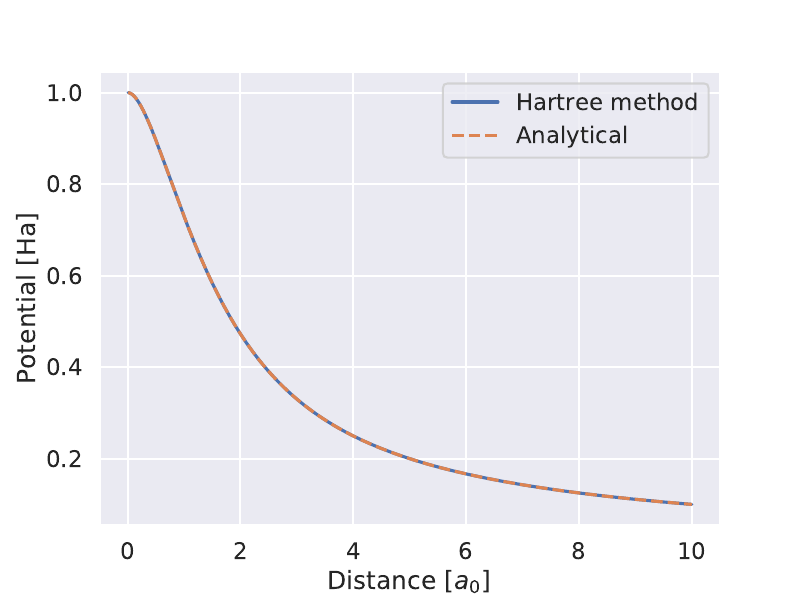

This figure's Python source:
# %% Defines functions needed for the rest of the program
import matplotlib.pylab as plt
import numpy as np
import seaborn as sns
import scipy
sns.set('talk')

#Get Hartree potential from electron density
def getVH(ns,N,Rmax):
    h = Rmax/N
    A = np.diag(-2*np.ones(N),0)+np.diag(np.ones(N-1),1)+np.diag(np.ones(N-1),-1)
    r=np.linspace(h,Rmax,N)
    tmp = -4*np.pi*h**2*r*ns
    tmp[-1] -= 1
    U = np.linalg.solve(A,tmp)
    return U/r

#Get wave function from hartree potential
def getpsi(V,N,Rmax,Z):
    h = Rmax/N
    r = np.linspace(h,Rmax,N)
    c = 1/h**2-Z/r+V
    A = np.diag(c,0)+np.diag(-np.ones(N-1)/(2*h**2),1)+np.diag(-np.ones(N-1)/(2*h**2),-1)
    
    (E, w) = np.linalg.eig(A)
    eps = np.min(E).real
    f = w[:,np.argmin(E)]
    f = f/np.sqrt(np.trapz(f**2,r))*np.sign(f[0])
    psi = 1/np.sqrt(4*np.pi)*f/r
    return (psi,eps)

# Calculate energy
def getE(eps,VH,Vxc,epsxc,ns,Z):
    return Z*eps-Z*4*np.pi*np.trapz((VH*ns/2+Vxc*ns-epsxc*ns)*r**2,r)

def solve(ns,MaxIters,N,Rmax,Z):
    #Solve the self consistency problem
    for i in range(MaxIters):
        VH = getVH(ns,N,Rmax)
        (psi,eps) = getpsi(VH,N,Rmax,Z)
        ns = np.abs(psi)**2
        E[i] = getE(eps,VH,0,0,ns,Z)
        if np.abs(E[i]-E[i-1])<1e-5/27.21:
            break
    return ns, E

#%% Task 1. Solves the Ansats Hartree-Fock problem.
# Given alpha values
a = [0.297104, 1.236745, 5.749982, 38.216677]

# Init of matrices from Thijssen 4.3.2
# h matrix
h = np.zeros((4, 4))
for p in range(4):
    for q in range(4):
        h[p, q] = 4*np.pi/(a[p]+a[q])*(3/4*a[q] *
                                       (1-a[q]/(a[p]+a[q]))*np.sqrt(np.pi/(a[p]+a[q]))-1)

# Q matrix (given by eq 4.17 in Thijssen)
Q = np.zeros((4, 4, 4, 4))
for p in range(4):
    for q in range(4):
        for r in range(4):
            for s in range(4):
                Q[p, r, q, s] = 2*np.pi**(5/2)/((a[p]+a[q])
                                                * (a[r]+a[s])*np.sqrt(a[p]+a[q]+a[r]+a[s]))

# S matrix
S = np.zeros((4, 4))
for p in range(4):
    for q in range(4):
        S[p, q] = (np.pi/(a[p]+a[q]))**(3/2)

# Inital values
C = [1, 1, 1, 1]

#Normalizing C according to eq. 4.19 in Thijssen
def normalize(C):
    return C/np.sqrt(np.matmul(C, np.matmul(S, C)))


F = np.zeros((4, 4))

#Evaluating eq. 4.21 in Thijssen
def getEg(C, h, Q):
    def con(Q, C):
        return np.tensordot(Q, C, axes=([0], [0]))
    return 2*np.matmul(C, np.matmul(h, C))+con(con(con(con(Q, C), C), C), C)


MaxIters = 15
E = np.zeros(MaxIters)

for i in range(MaxIters):
    C = normalize(C)
    E[i] = getEg(C, h, Q)
    print(E[i])

    if np.abs(E[i]-E[i-1]) < 1e-5/27.21:
        break
    # Set F(C)
    for p in range(4):
        for q in range(4):
            F[p, q] = h[p, q]+np.matmul(C, np.matmul(Q[p, :, q, :], C))

    # Solve eigenvalue problem
    (eps, w) = scipy.linalg.eig(F, S)

    if any(eps.imag != 0):
        raise Exception('complex eig')

    # Get best C
    C = w[:, np.argmin(eps.real)]

C = normalize(C)
print("Eg = ", getEg(C, h, Q))
print("C= ", C)

# Print the radial PDF
Rmax = 7
h = 0.006
N = int(np.round(Rmax/h))
r = np.linspace(h, Rmax, N)

plt.figure(figsize=(8, 6))
plt.xlabel(r"Distance [$a_0$]", fontsize=18)
plt.ylabel("Radial PDF", fontsize=18)
plt.plot(r, 4*np.pi*r**2 *
         np.sum([C[i]*np.exp(-a[i]*r**2) for i in range(4)], axis=0)**2)
plt.savefig('task1.pdf')

task1density = 4*np.pi*r**2 * np.sum([C[i]*np.exp(-a[i]*r**2) for i in range(4)], axis=0)**2
task1r = r
#%% task 2. Solves Poisson's equation to get the Hartree potential

Rmax = 10 # atomic
Z=1
N=1000                      #Number of grid points
h = Rmax/N                  #Stepsize
r = np.linspace(h,Rmax,N)   
ns=1/np.pi*Z**3*np.exp(-2*Z*r)  #Hydrogen density
VH=getVH(ns,N,Rmax)             #Get Hydrogen Hartree potential
VHanalytic = 1/r-(1+1/r)*np.exp(-2*r)

#Plot
plt.figure(figsize=(8, 6))
plt.plot(r,VH, label = r'Hartree method')
plt.plot(r,VHanalytic, '--' ,label = r'Analytical')
plt.legend()

plt.xlabel(r"Distance [$a_0$]", fontsize=18)
plt.ylabel("Potential [Ha]", fontsize=18)
plt.savefig('task2.pdf')
#%% task 3. Solves the Kohn-Sham equation to get the energy of the hydrogen atom.

Rmax = 6 # atomic
Z=1
N=1000                  #Number of grid points
h = Rmax/N              #Stepsize
r = np.linspace(h,Rmax,N)

(psi,eps) = getpsi(0,N,Rmax,Z)      #Get hydrogen wave function
print("eps = ", eps)
ns= np.abs(psi)**2
print("E = ",getE(eps,0,0,0,ns,Z))  #Get hydrogen ground state energy

#Plot
plt.figure(figsize=(8, 6))
plt.xlabel(r"Distance [$a_0$]", fontsize=18)
plt.ylabel(r"Radial PDF [$a_0^{-1}$]", fontsize=18)
plt.plot(r,4*np.pi*r**2*ns)
plt.savefig('task3.pdf')

task3density = 4*np.pi*r**2*ns
task3r = r
#%% Task 4. Calculates dependence on Rmax of the iterative Hartee-Fock method.
Z= 2
N=800               #Number of grid points
Rmax = 6            # atomic
h = 0.006          #Stepsize
r = np.linspace(h,Rmax,N)
ns=1/np.pi*Z**3*np.exp(-2*Z*r)      #Guess initial density

MaxIters = 15           #Max number of iterations
E = np.zeros(MaxIters)  

conIters = 10
Rmaxlist = np.linspace(4,10,conIters)
Econv = np.zeros(conIters)

#Iterates over Rmax
for i in range(conIters):
    N = int(np.round(Rmaxlist[i]/h))
    r = np.linspace(h,Rmaxlist[i],N)
    ns=1/np.pi*Z**3*np.exp(-2*Z*r)      #Guess initial density
    E = solve(ns,MaxIters,N,Rmaxlist[i],Z)[1] # Solves the self consistency problem
    Econv[i] = E[E!=0][-1]
    print("E = ", Econv[i], "at rmax", Rmaxlist[i]," and i ",i)
    
#%% Plots E for Rmax values
plt.figure(figsize=(6.15, 4.6))
plt.plot(Rmaxlist,Econv)
plt.xlabel(r"$R_{max}$ [$a_0$]", fontsize=18)
plt.ylabel(r"Energy [Ha]", fontsize=18)
plt.tight_layout()
plt.savefig('task4_rmax.pdf')

#%% Task 4. Plots dependence on stepsize h of the iterative Hartee-Fock method.
Rmax = 7            # atomic
h = 0.006          #Stepsize
MaxIters = 15           #Max number of iterations
E = np.zeros(MaxIters)  

conIters = 10
hlist = np.logspace(np.log10(0.04),np.log10(0.0025),conIters)
Econvh = np.zeros(conIters)

#Iterates over h
for i in range(conIters):
    N = int(np.round(Rmax/hlist[i]))
    r = np.linspace(hlist[i],Rmax,N)
    ns=1/np.pi*Z**3*np.exp(-2*Z*r)      #Guess initial density
    E = solve(ns,MaxIters,N,Rmax,Z)[1] # Solves the self consistency problem
    Econvh[i] = E[E!=0][-1]
    print("E = ", Econvh[i], "at h", hlist[i]," and i ",i)
    
#%% Plots E for h values
plt.figure(figsize=(6.15, 4.6))
plt.plot(hlist[1:],Econvh[1:])
plt.xlabel(r"h [$a_0$]", fontsize=18)
plt.ylabel("Energy [Ha]", fontsize=18)
plt.xlim(0.025,0)
plt.tight_layout()
plt.savefig('task4_h.pdf')
#%% Plot the final electron density for Task 4
Rmax = 7
h = 0.006
N = int(np.round(Rmax/h))
r = np.linspace(h,Rmax,N)
ns=1/np.pi*Z**3*np.exp(-2*Z*r)
MaxIters = 15           #Max number of iterations
E = np.zeros(MaxIters)  
ns, E = solve(ns,MaxIters,N,Rmax,Z)
print("E = ", E[E!=0][-1])
#Plot ns
plt.figure(figsize=(8, 6))
plt.xlabel(r"Distance [$a_0$]", fontsize=18)
plt.ylabel("Radial PDF", fontsize=18)
plt.plot(r,4*np.pi*r**2*ns)
# plt.savefig('task4.pdf')
task4density = 4*np.pi*r**2*ns
task4r = r

#%% Plot the electron densities together for tasks 1,4,5 and 6.
plt.figure(figsize=(8, 6))
plt.xlabel(r"Distance [$a_0$]", fontsize=18)
plt.ylabel(r"Radial PDF [$a_0^{-1}$]", fontsize=18)
plt.plot(task1r,task1density, label ="Ansatz Hartree-Fock")
plt.plot(task4r,task4density,'--', label ="FD Hartree-Fock")
plt.plot(task5r,task5density,'-.', label ="With exchange")
plt.plot(task6r,task6density,':', label ="With exchange-correlation")
plt.xlim([0,3])
plt.legend()
plt.savefig('wavefuncs.pdf')
#%% Task 5 Hartree-Fock with exchange correction.
Z= 2
Rmax = 7        # atomic
h = 0.006      #Stepsize
N=int(np.round(Rmax/h))      #Number of grid points
r = np.linspace(h,Rmax,N)
ns=1/np.pi*Z**3*np.exp(-2*Z*r)      #Guess initial density

#Exchange potential
def getepsx(n,Z):
    return -3/4*(3*Z*ns/np.pi)**(1/3)
def getVx(n,Z):
    return -1*(3*Z*ns/np.pi)**(1/3)


epsx= getepsx(Z*ns,Z)
#ndepsx= 1/3*epsx
Vx = getVx(Z*ns,Z)

MaxIters = 30           #Max number of iterations
E = np.zeros(MaxIters)
Test = np.zeros(MaxIters)

#Solve the self consistency problem
for i in range(MaxIters):
    VH = Z*getVH(ns,N,Rmax)
    (psi,eps) = getpsi(VH+Vx,N,Rmax,Z)
    ns = np.abs(psi)**2
    
    epsx= getepsx(Z*ns,Z)
    Vx = getVx(Z*ns,Z)
    
    E[i] =getE(eps,VH,Vx,epsx,ns,Z)
    if np.abs(E[i]-E[i-1])<1e-5/27.21:
        break
print("E = ", E[i])

task5r=r
task5density=4*np.pi*r**2*ns

#Plot
plt.figure()
plt.plot(E[:i])
plt.figure(figsize=(8, 6))
plt.xlabel(r"Distance [$a_0$]", fontsize=18)
plt.ylabel("Radial PDF", fontsize=18)
plt.plot(r,4*np.pi*r**2*ns)
plt.savefig('task5.pdf')
# %% Task 6 Hartree-Fock with exchange-correlation correction.
Z= 2
Rmax = 7        # atomic
h = 0.006      #Stepsize
N=int(np.round(Rmax/h))      #Number of grid points
r = np.linspace(h,Rmax,N)

ns=1/np.pi*Z**3*np.exp(-2*Z*r)      #Guess initial density

A = 0.0311
B = -0.048
C = 0.002
D = -0.0116
gamma = -0.1423
beta1 = 1.0529
beta2 = 0.3334

def getrs(n,Z):
    return (3/(4*np.pi*Z*ns))**(1/3)

def getepsc(n,Z):
    rs=getrs(n,Z)
    epsc=(rs>=1)*gamma/(1+beta1*np.sqrt(rs)+beta2*rs)
    epsc=epsc+(rs<1)*(A*np.log(rs)+B+C*rs*np.log(rs)+D*rs)
    return epsc

def getepsx(n,Z):
    return -3/4*(3*Z*ns/np.pi)**(1/3)

def getVx(n,Z):
    return -1*(3*Z*ns/np.pi)**(1/3)

def getVc(n,Z):
    rs=getrs(n,Z)
    Vc=(rs>=1)*getepsc(n,Z)*(1+7/6*beta1*np.sqrt(rs)+4/3*beta2*rs)/(1+beta1*np.sqrt(rs)+beta2*rs)
    Vc+=(rs<1)*(A*np.log(rs)+B-A/3+2/3*C*rs*np.log(rs)+(2*D-C)*rs/3)
    return Vc

epsxc = getepsx(Z*ns,Z)+getepsc(Z*ns,Z)
Vxc = getVx(Z*ns,Z) + getVc(Z*ns,Z) 

MaxIters = 30           #Max number of iterations
E = np.zeros(MaxIters)

#Solve the self consistency problem
for i in range(MaxIters):
    VH = 2*getVH(ns,N,Rmax)
    (psi,eps) = getpsi(VH+Vxc,N,Rmax,Z)
    ns = np.abs(psi)**2
    
    #Update eps and V with new ns
    epsxc = getepsx(Z*ns,Z) + getepsc(Z*ns,Z)
    Vxc = getVx(Z*ns,Z) + getVc(Z*ns,Z)

    E[i] =getE(eps,VH,Vxc,epsxc,ns,Z)
    if np.abs(E[i]-E[i-1])<1e-5/27.21:
        break
print("E = ", E[i])

task6r=r
task6density=4*np.pi*r**2*ns

#Plot
plt.plot(r,4*np.pi*r**2*ns)
plt.figure()
plt.plot(E[:i])
